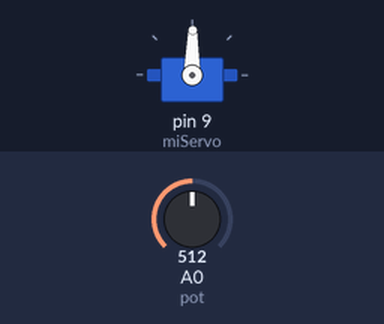
The sketch below on a simulated Arduino Uno, built with avr-gcc and run on an emulated ATmega328P. On the bench: servo. Inputs (shaded band) come from the test bench; at power-on: A0 (pot) = 512.

Above: at 1.2 s.
1.3 s: A0 (pot) set to 716
At 1.7 s:
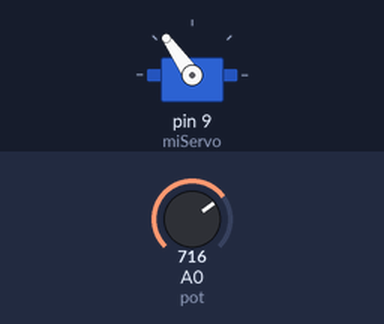
2.8 s: A0 (pot) set to 900
At 3.8 s:
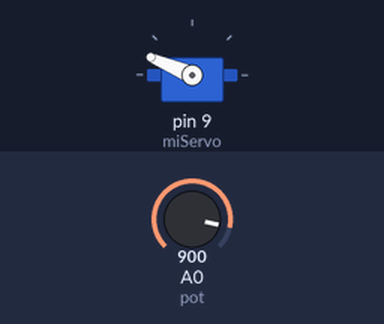
4.3 s: A0 (pot) set to 1023
At 5.2 s:
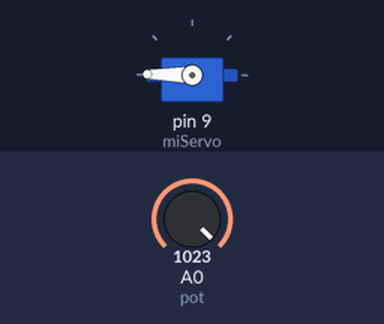
5.8 s: A0 (pot) set to 306
At 6.1 s:
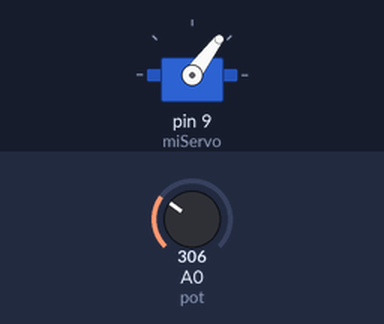
7.3 s: A0 (pot) set to 122
At 8.5 s:
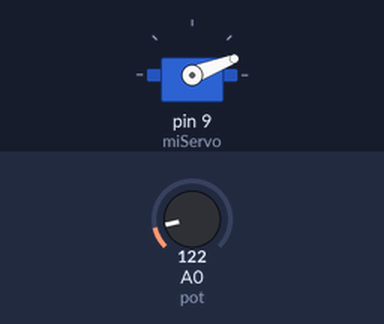
8.8 s: A0 (pot) set to 511
At 9.5 s:
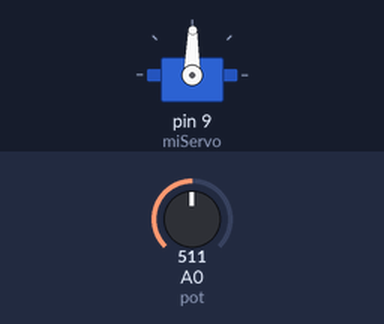
Timing chart, 0 to 11.3 s (numbered marks = the images above; inputs shaded):
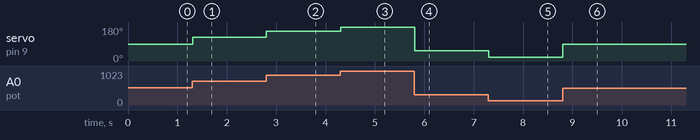

Measured:
- after the input at 1.3 s, servo on pin 9 (miServo): 89° → 125° at once
- after the input at 2.8 s, servo on pin 9 (miServo): 125° → 157° at once
- after the input at 4.3 s, servo on pin 9 (miServo): 157° → 179° at once
- after the input at 5.8 s, servo on pin 9 (miServo): 179° → 53° at once
- after the input at 7.3 s, servo on pin 9 (miServo): 53° → 21° at once
- after the input at 8.8 s, servo on pin 9 (miServo): 21° → 89° at once

The sketch:

Servo.ino
```cpp
// (licence header left out)
#include <Servo.h>

Servo miServo;
int pot = A0;

/**********************************************************************************************************
 *  Nombre:      Setup
 *  Retornos:    Nada
 *  Parametros:  Nada
 *  Descripcion: Función de configuración.
**********************************************************************************************************/
 void setup(){
 	miServo.attach(9);
 }

/**********************************************************************************************************
 *  Nombre:      Loop
 *  Retorna:     Nada
 *  Parametros:  Nada
 *  Descripcion: Loop general.
 **********************************************************************************************************/
void loop(){
  int val = map(analogRead(pot), 0, 1023, 0, 179);
  miServo.write(val);
  delay(15);
}
```
